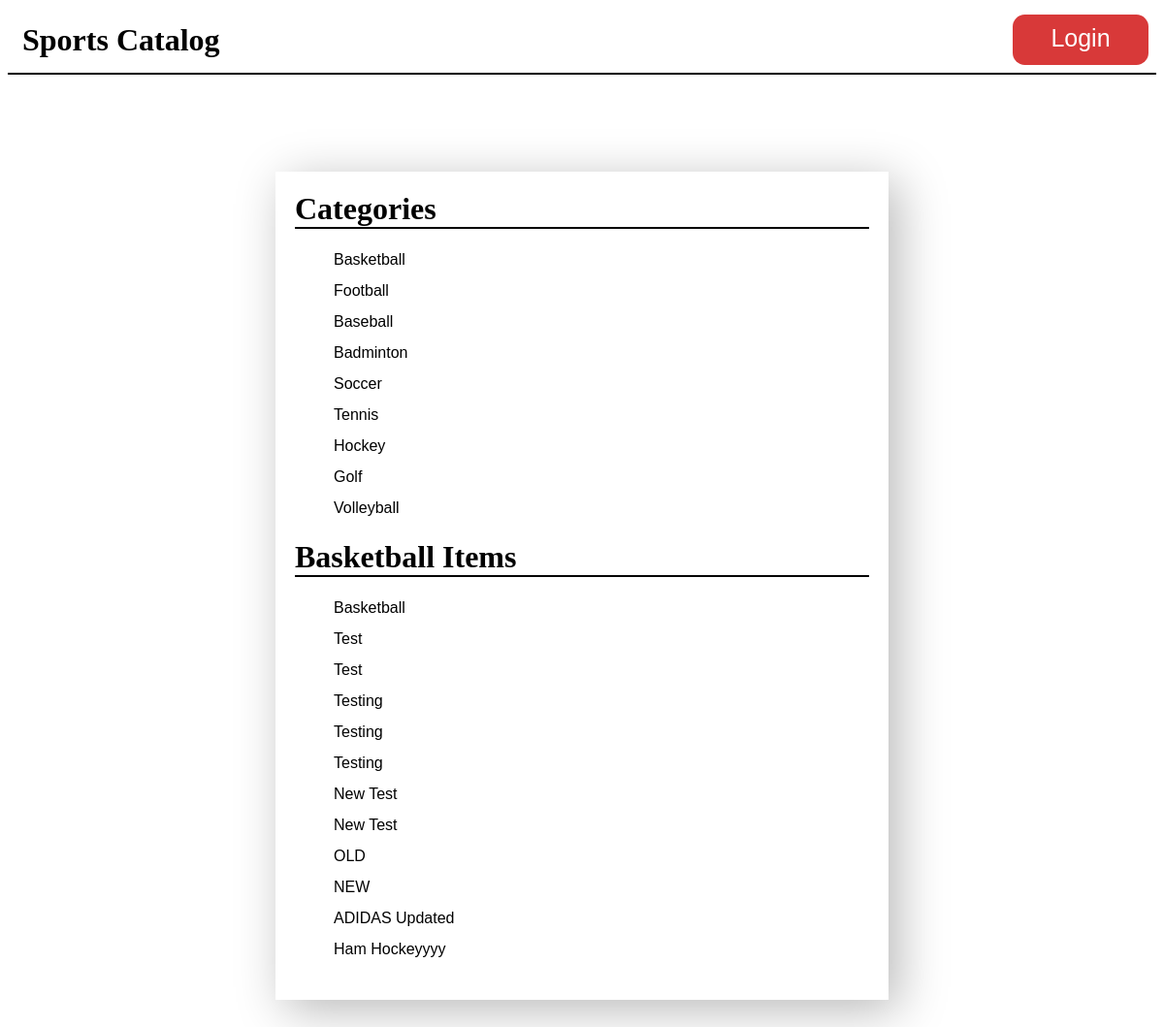
The page /category/1/items on the database its author committed.
### database_setup.py (models this page shows, shortened)
class Category(Base):
    __tablename__ = 'category'
    id = Column(Integer, primary_key=True)
    name = Column(String(100))

class Item(Base):
    __tablename__ = 'item'
    id = Column(Integer, primary_key=True)
    name = Column(String(100), nullable=False)
    description = Column(String(500), nullable=False)
    created_at = Column(DateTime, nullable=False, default=datetime.datetime.utcnow())
    updated_at = Column(DateTime, nullable=False, default=datetime.datetime.utcnow(), onupdate=datetime.datetime.utcnow())
    category_id = Column(Integer, ForeignKey('category.id'))
    category = relationship(Category)
    user_id = Column(Integer, ForeignKey('user.id'))
    user = relationship(User)

### main.py (the view)
@app.route('/category/<int:category_id>/items')
def showItems(category_id):
    logged_in = True
    if 'username' not in login_session:
        logged_in = False
    categories = session.query(Category).all()
    category = session.query(Category).filter_by(id=category_id).one()
    items = session.query(Item).filter_by(category_id=category_id).all()
    return render_template('showItems.html', items=items, category=category, categories=categories, allowed=logged_in)

### templates/showItems.html (shortened to what this page needs)
<!DOCTYPE html>
<html>
  <head>
    <link href="/static/style.css" rel="stylesheet" />
  </head>
  <body>
    <header>
      <div id="container">
        <h1><a href="{{url_for('showHomePage')}}">Sports Catalog</a></h1>
        {% if not allowed %}
          <a href="{{url_for('showLogin')}}" id="login">Login</a>
        {% else %}
          <a href="{{url_for('gdisconnect')}}" id="logout">Logout</a>
        {% endif %}
      </div>
    </header>
    <div id="category_content">
      <h1>Categories</h1>
      <ul>
        {% for category in categories %}
          <li>
            <a href="{{url_for('showItems', category_id=category.id)}}">{{category.name}}</a>
          </li>
        {% endfor %}
      </ul>
      <h1>{{category.name}} Items</h1>
      <ul>
        {% for item in items %}
          <li>
            <a href="{{url_for('showItem', category_id=category.id, item_id=item.id)}}">{{item.name}}</a>
          </li>
        {% endfor %}
      </ul>
    </div>
  </body>
</html>

### static/style.css (style rules this page uses)
body { font-family: sans-serif; background-color: #fff; }
h1, h2, h3, h4 { color: #000; }
h1, h2 { font-family: 'Georgia', serif; margin: 0; }
h1 { border-bottom: 2px solid #000; }
header { padding: 15px; border-bottom: 2px solid #000; }
#login, #logout { width: 140px; height: 42px; background-color: #d83939; color: #fff; font-size: 25px; text-align: center; border-radius: 0.5em; right: 16px; top: 15px; position: absolute; padding-top: 10px; }
#container h1 { border-bottom: none; }
a { text-decoration: none; color:#FFFFCC; color: #000000; }
li { list-style: none; line-height: 2em; }
#item_content, #categories_content, #category_content, #form_content, #login_form { width: 50%; margin: 100px auto; background-color: #ffffff; padding: 20px; box-shadow: 10px 10px 47px 0px #b8b8b8; }

### rows shown on the page
Category: name "Basketball"
Category: name "Football"
Category: name "Baseball"
Category: name "Badminton"
Category: name "Soccer"
Category: name "Tennis"
Category: name "Hockey"
Category: name "Golf"
Category: name "Volleyball"
Item: name "Basketball"
Item: name "Test"
Item: name "Test"
Item: name "Testing"
Item: name "Testing"
Item: name "Testing"
Item: name "New Test"
Item: name "New Test"
Item: name "OLD"
Item: name "NEW"
Item: name "ADIDAS Updated"
Item: name "Ham Hockeyyyy"
